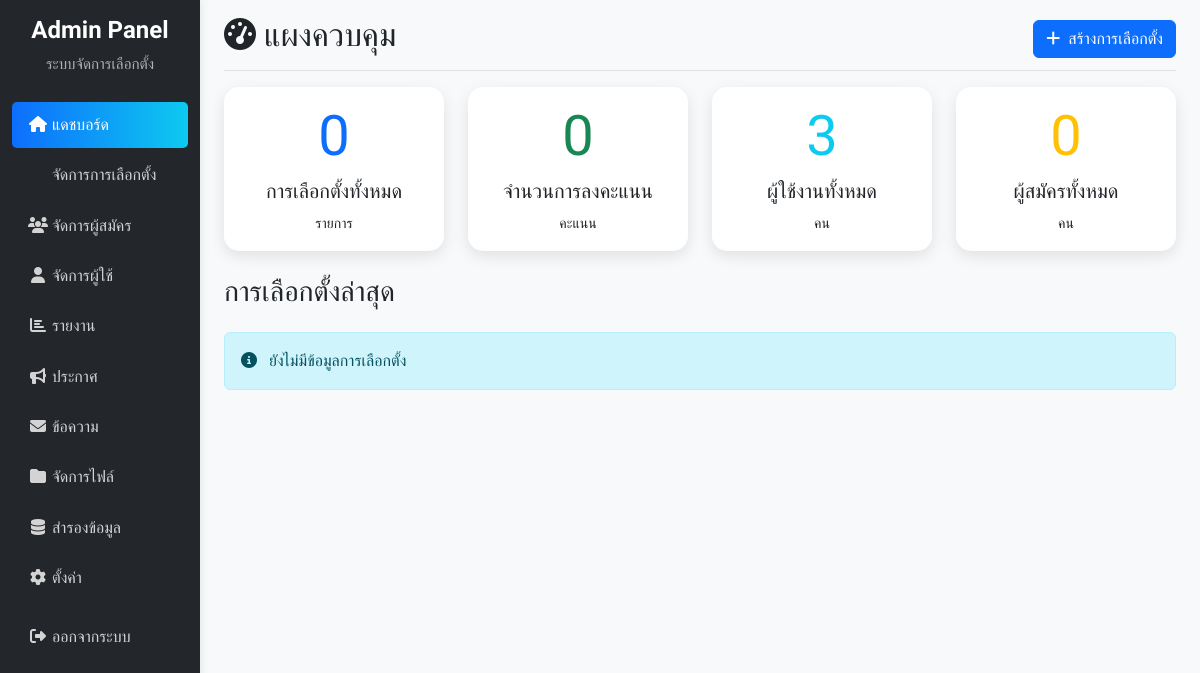
The page /admin/pages/index.php (signed in) on the database as committed earlier.
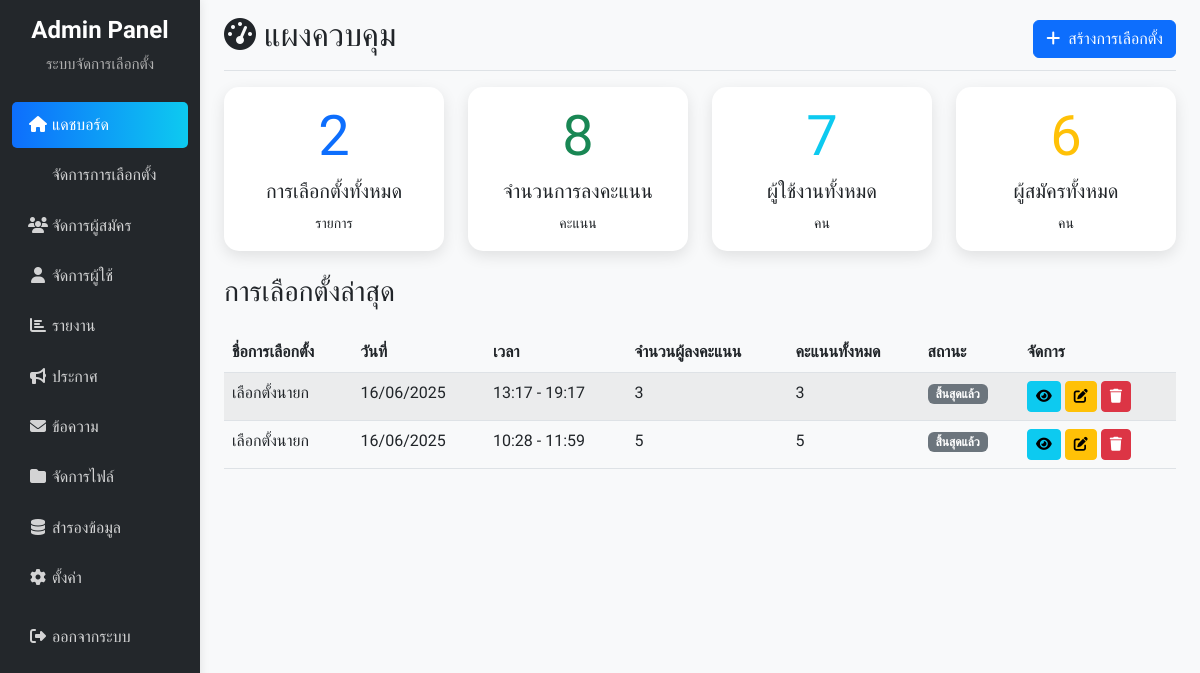
The same page on the database as committed later.
### tables this page shows
CREATE TABLE `voting` (
  `vote_id` int(11) NOT NULL,
  `vote_name` varchar(255) NOT NULL,
  `description` text DEFAULT NULL,
  `date` date NOT NULL,
  `start_time` time NOT NULL,
  `end_time` time NOT NULL,
  `status` enum('draft','active','completed','cancelled') DEFAULT 'draft',
  `total_votes` int(11) DEFAULT 0,
  `created_by` int(11) NOT NULL,
  `created_at` timestamp NOT NULL DEFAULT current_timestamp(),
  `updated_at` timestamp NOT NULL DEFAULT current_timestamp() ON UPDATE current_timestamp()
);

### admin/pages/index.php (the view, shortened to what the changed rows need)
<?php
$objCon = connectDB();
$sql_stats = "SELECT
    (SELECT COUNT(*) FROM voting) as total_elections,
    (SELECT COUNT(*) FROM votes) as total_votes,
    (SELECT COUNT(*) FROM users WHERE role_id = 2) as total_users,
    (SELECT COUNT(*) FROM candidates) as total_candidates";
$stats = mysqli_query($objCon, $sql_stats);
$stats_data = mysqli_fetch_assoc($stats);
$sql_recent = "SELECT v.*,
               (SELECT COUNT(DISTINCT user_id) FROM votes WHERE vote_id = v.vote_id) as unique_voters,
               (SELECT COUNT(*) FROM votes WHERE vote_id = v.vote_id) as vote_count
               FROM voting v
               ORDER BY v.date DESC, v.start_time DESC
               LIMIT 5";
$recent_elections = mysqli_query($objCon, $sql_recent);
$has_error = false;
?>
<!DOCTYPE html>
<html lang="th">
<head>
    <link href="../../bootstrap523/css/bootstrap.min.css" rel="stylesheet">
    <link rel="stylesheet" href="https://cdnjs.cloudflare.com/ajax/libs/font-awesome/6.4.0/css/all.min.css">
</head>
<body>
<div class="container-fluid">
    <div class="row">
        <main class="col-md-9 ms-sm-auto col-lg-10 px-md-4">
            <div class="d-flex justify-content-between flex-wrap flex-md-nowrap align-items-center pt-3 pb-2 mb-3 border-bottom">
                <h1 class="h2"><i class="fas fa-tachometer-alt me-2"></i>แผงควบคุม</h1>
                <div class="btn-toolbar mb-2 mb-md-0">
                </div>
            </div>
            <div class="row mb-4">
                <div class="col-md-3">
                    <div class="card stats-card">
                        <div class="card-body text-center">
                            <div class="display-4 text-primary mb-2">
                                <?php echo number_format($stats_data['total_elections']); ?>
                            </div>
                            <h5 class="card-title">การเลือกตั้งทั้งหมด</h5>
                            <small>รายการ</small>
                        </div>
                    </div>
                </div>
                <div class="col-md-3">
                    <div class="card stats-card">
                        <div class="card-body text-center">
                            <div class="display-4 text-success mb-2">
                                <?php echo number_format($stats_data['total_votes']); ?>
                            </div>
                            <h5 class="card-title">จำนวนการลงคะแนน</h5>
                            <small>คะแนน</small>
                        </div>
                    </div>
                </div>
                <div class="col-md-3">
                    <div class="card stats-card">
                        <div class="card-body text-center">
                            <div class="display-4 text-info mb-2">
                                <?php echo number_format($stats_data['total_users']); ?>
                            </div>
                            <h5 class="card-title">ผู้ใช้งานทั้งหมด</h5>
                            <small>คน</small>
                        </div>
                    </div>
                </div>
                <div class="col-md-3">
                    <div class="card stats-card">
                        <div class="card-body text-center">
                            <div class="display-4 text-warning mb-2">
                                <?php echo number_format($stats_data['total_candidates']); ?>
                            </div>
                            <h5 class="card-title">ผู้สมัครทั้งหมด</h5>
                            <small>คน</small>
                        </div>
                    </div>
                </div>
            </div>
            <h3 class="mb-4">การเลือกตั้งล่าสุด</h3>
            <?php if ($has_error): ?>
                <div class='alert alert-danger'>
                    <i class="fas fa-exclamation-circle me-2"></i>
                    เกิดข้อผิดพลาดในการดึงข้อมูลการเลือกตั้งล่าสุด กรุณาลองใหม่อีกครั้ง
                </div>
            <?php elseif (mysqli_num_rows($recent_elections) == 0): ?>
                <div class='alert alert-info'>
                    <i class="fas fa-info-circle me-2"></i>
                    ยังไม่มีข้อมูลการเลือกตั้ง
                </div>
            <?php else: ?>
                <div class="table-responsive">
                    <table class="table table-striped table-hover">
                        <thead>
                            <tr>
                                <th>ชื่อการเลือกตั้ง</th>
                                <th>วันที่</th>
                                <th>เวลา</th>
                                <th>จำนวนผู้ลงคะแนน</th>
                                <th>คะแนนทั้งหมด</th>
                                <th>สถานะ</th>
                                <th>จัดการ</th>
                            </tr>
                        </thead>
                        <tbody>
                            <?php while ($row = mysqli_fetch_assoc($recent_elections)): ?>
                                <tr>
                                    <td><?php echo htmlspecialchars($row['vote_name']); ?></td>
                                    <td><?php echo date('d/m/Y', strtotime($row['date'])); ?></td>
                                    <td><?php echo date('H:i', strtotime($row['start_time'])) . ' - ' . date('H:i', strtotime($row['end_time'])); ?></td>
                                    <td><?php echo number_format($row['unique_voters']); ?></td>
                                    <td><?php echo number_format($row['vote_count']); ?></td>
                                    <td>
                                        <?php
                                        $now = new DateTime();
                                        $date = new DateTime($row['date'] . ' ' . $row['end_time']);
                                        if ($now > $date) {
                                            echo '<span class="badge bg-secondary">สิ้นสุดแล้ว</span>';
                                        } else {
                                            echo '<span class="badge bg-success">กำลังดำเนินการ</span>';
                                        }
                                        ?>
                                    </td>
                                    <td>
                                        <a href="election_view.php?id=<?php echo $row['vote_id']; ?>" class="btn btn-sm btn-info">
                                            <i class="fas fa-eye"></i>
                                        </a>
                                        <a href="election_edit.php?id=<?php echo $row['vote_id']; ?>" class="btn btn-sm btn-warning">
                                            <i class="fas fa-edit"></i>
                                        </a>
                                        <a href="election_delete.php?id=<?php echo $row['vote_id']; ?>"
                                           class="btn btn-sm btn-danger"
                                           onclick="return confirm('ยืนยันการลบการเลือกตั้งนี้?')">
                                            <i class="fas fa-trash"></i>
                                        </a>
                                    </td>
                                </tr>
                            <?php endwhile; ?>
                        </tbody>
                    </table>
                </div>
            <?php endif; ?>
        </main>
    </div>
</div>
</body>
</html>

Rows that differ between the two databases and show on the page:
added voting: vote_name "เลือกตั้งนายก", date "16/06/2025", start_time "13:17", end_time "19:17", unique_voters "3", vote_count "3", shows "สิ้นสุดแล้ว"
added voting: vote_name "เลือกตั้งนายก", date "16/06/2025", start_time "10:28", end_time "11:59", unique_voters "5", vote_count "5", shows "สิ้นสุดแล้ว"
Other text that changed with them:
$stats_data['total_elections']: "0" → "2"
$stats_data['total_votes']: "0" → "8"
$stats_data['total_users']: "3" → "7"
$stats_data['total_candidates']: "0" → "6"
text no longer shown: "ยังไม่มีข้อมูลการเลือกตั้ง"
text now shown: "ชื่อการเลือกตั้ง วันที่ เวลา จำนวนผู้ลงคะแนน คะแนนทั้งหมด สถานะ จัดการ"
